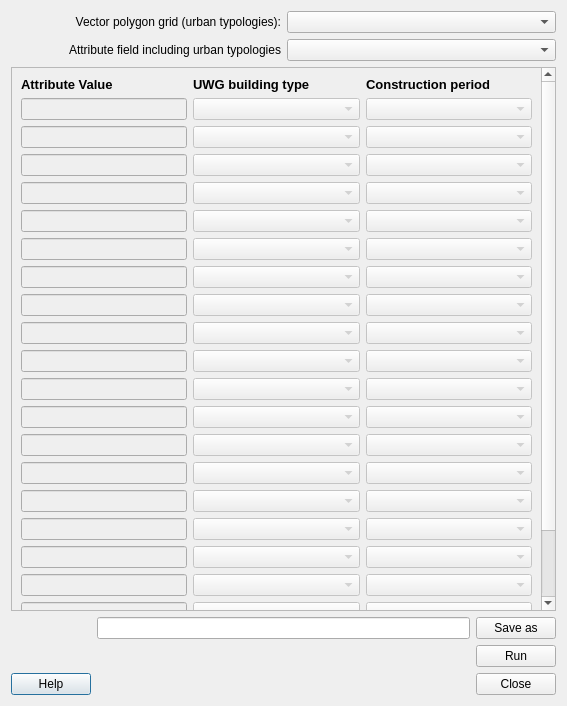
<?xml version="1.0" encoding="UTF-8"?>
<ui version="4.0">
 <class>uwg_reclassifierDialogBase</class>
 <widget class="QDialog" name="uwg_reclassifierDialogBase">
  <property name="geometry">
   <rect>
    <x>0</x>
    <y>0</y>
    <width>567</width>
    <height>706</height>
   </rect>
  </property>
  <property name="windowTitle">
   <string>UWG Reclassifier</string>
  </property>
  <layout class="QGridLayout" name="gridLayout_4">
   <item row="0" column="0">
    <layout class="QGridLayout" name="gridLayout_2">
     <item row="0" column="1">
      <widget class="QgsMapLayerComboBox" name="comboBoxVector">
       <property name="sizePolicy">
        <sizepolicy hsizetype="Preferred" vsizetype="Preferred">
         <horstretch>0</horstretch>
         <verstretch>0</verstretch>
        </sizepolicy>
       </property>
      </widget>
     </item>
     <item row="1" column="1">
      <widget class="QComboBox" name="comboBoxField">
       <property name="enabled">
        <bool>true</bool>
       </property>
       <property name="sizePolicy">
        <sizepolicy hsizetype="Preferred" vsizetype="Preferred">
         <horstretch>0</horstretch>
         <verstretch>0</verstretch>
        </sizepolicy>
       </property>
      </widget>
     </item>
     <item row="1" column="0">
      <widget class="QLabel" name="label_12">
       <property name="text">
        <string>Attribute field including urban typologies</string>
       </property>
       <property name="alignment">
        <set>Qt::AlignRight|Qt::AlignTrailing|Qt::AlignVCenter</set>
       </property>
      </widget>
     </item>
     <item row="0" column="0">
      <widget class="QLabel" name="label_11">
       <property name="text">
        <string>Vector polygon grid (urban typologies):</string>
       </property>
       <property name="alignment">
        <set>Qt::AlignRight|Qt::AlignTrailing|Qt::AlignVCenter</set>
       </property>
      </widget>
     </item>
    </layout>
   </item>
   <item row="2" column="0">
    <layout class="QGridLayout" name="gridLayout_3">
     <item row="3" column="0">
      <widget class="QPushButton" name="helpButton">
       <property name="text">
        <string>Help</string>
       </property>
      </widget>
     </item>
     <item row="2" column="2">
      <widget class="QPushButton" name="runButton">
       <property name="text">
        <string>Run</string>
       </property>
      </widget>
     </item>
     <item row="3" column="2">
      <widget class="QPushButton" name="closeButton">
       <property name="enabled">
        <bool>true</bool>
       </property>
       <property name="text">
        <string>Close</string>
       </property>
      </widget>
     </item>
     <item row="0" column="2">
      <widget class="QPushButton" name="pushButtonSave">
       <property name="text">
        <string>Save as</string>
       </property>
      </widget>
     </item>
     <item row="3" column="1">
      <spacer name="horizontalSpacer_2">
       <property name="orientation">
        <enum>Qt::Horizontal</enum>
       </property>
       <property name="sizeHint" stdset="0">
        <size>
         <width>40</width>
         <height>20</height>
        </size>
       </property>
      </spacer>
     </item>
     <item row="2" column="1">
      <spacer name="horizontalSpacer">
       <property name="orientation">
        <enum>Qt::Horizontal</enum>
       </property>
       <property name="sizeHint" stdset="0">
        <size>
         <width>40</width>
         <height>20</height>
        </size>
       </property>
      </spacer>
     </item>
     <item row="0" column="1">
      <widget class="QLineEdit" name="textOutput">
       <property name="sizePolicy">
        <sizepolicy hsizetype="Preferred" vsizetype="Preferred">
         <horstretch>0</horstretch>
         <verstretch>0</verstretch>
        </sizepolicy>
       </property>
      </widget>
     </item>
    </layout>
   </item>
   <item row="1" column="0">
    <widget class="QScrollArea" name="scrollArea">
     <property name="sizePolicy">
      <sizepolicy hsizetype="Expanding" vsizetype="Expanding">
       <horstretch>0</horstretch>
       <verstretch>0</verstretch>
      </sizepolicy>
     </property>
     <property name="widgetResizable">
      <bool>true</bool>
     </property>
     <widget class="QWidget" name="scrollAreaWidgetContents_2">
      <property name="geometry">
       <rect>
        <x>0</x>
        <y>0</y>
        <width>522</width>
        <height>654</height>
       </rect>
      </property>
      <layout class="QGridLayout" name="gridLayout">
       <item row="0" column="0">
        <layout class="QGridLayout" name="gridLayout_7">
         <item row="19" column="1">
          <widget class="QComboBox" name="comboBoxNew_18">
           <property name="enabled">
            <bool>false</bool>
           </property>
           <property name="sizePolicy">
            <sizepolicy hsizetype="Preferred" vsizetype="Preferred">
             <horstretch>0</horstretch>
             <verstretch>0</verstretch>
            </sizepolicy>
           </property>
          </widget>
         </item>
         <item row="0" column="2">
          <widget class="QLabel" name="label_10">
           <property name="font">
            <font>
             <pointsize>10</pointsize>
             <weight>75</weight>
             <bold>true</bold>
            </font>
           </property>
           <property name="text">
            <string>Construction period</string>
           </property>
          </widget>
         </item>
         <item row="17" column="0">
          <widget class="QLineEdit" name="lineEdit_16">
           <property name="enabled">
            <bool>false</bool>
           </property>
           <property name="sizePolicy">
            <sizepolicy hsizetype="Preferred" vsizetype="Preferred">
             <horstretch>0</horstretch>
             <verstretch>0</verstretch>
            </sizepolicy>
           </property>
          </widget>
         </item>
         <item row="6" column="0">
          <widget class="QLineEdit" name="lineEdit_5">
           <property name="enabled">
            <bool>false</bool>
           </property>
           <property name="sizePolicy">
            <sizepolicy hsizetype="Preferred" vsizetype="Preferred">
             <horstretch>0</horstretch>
             <verstretch>0</verstretch>
            </sizepolicy>
           </property>
          </widget>
         </item>
         <item row="6" column="1">
          <widget class="QComboBox" name="comboBoxNew_5">
           <property name="enabled">
            <bool>false</bool>
           </property>
           <property name="sizePolicy">
            <sizepolicy hsizetype="Preferred" vsizetype="Preferred">
             <horstretch>0</horstretch>
             <verstretch>0</verstretch>
            </sizepolicy>
           </property>
          </widget>
         </item>
         <item row="16" column="0">
          <widget class="QLineEdit" name="lineEdit_15">
           <property name="enabled">
            <bool>false</bool>
           </property>
           <property name="sizePolicy">
            <sizepolicy hsizetype="Preferred" vsizetype="Preferred">
             <horstretch>0</horstretch>
             <verstretch>0</verstretch>
            </sizepolicy>
           </property>
          </widget>
         </item>
         <item row="20" column="2">
          <widget class="QComboBox" name="comboBoxpPeriod_19">
           <property name="enabled">
            <bool>false</bool>
           </property>
           <property name="sizePolicy">
            <sizepolicy hsizetype="Preferred" vsizetype="Preferred">
             <horstretch>0</horstretch>
             <verstretch>0</verstretch>
            </sizepolicy>
           </property>
          </widget>
         </item>
         <item row="2" column="2">
          <widget class="QComboBox" name="comboBoxpPeriod_1">
           <property name="enabled">
            <bool>false</bool>
           </property>
           <property name="sizePolicy">
            <sizepolicy hsizetype="Preferred" vsizetype="Preferred">
             <horstretch>0</horstretch>
             <verstretch>0</verstretch>
            </sizepolicy>
           </property>
           <property name="toolTip">
            <string>pre80 = before 1980, pst80 = after 1980, New = recent</string>
           </property>
          </widget>
         </item>
         <item row="18" column="2">
          <widget class="QComboBox" name="comboBoxpPeriod_17">
           <property name="enabled">
            <bool>false</bool>
           </property>
           <property name="sizePolicy">
            <sizepolicy hsizetype="Preferred" vsizetype="Preferred">
             <horstretch>0</horstretch>
             <verstretch>0</verstretch>
            </sizepolicy>
           </property>
          </widget>
         </item>
         <item row="10" column="1">
          <widget class="QComboBox" name="comboBoxNew_9">
           <property name="enabled">
            <bool>false</bool>
           </property>
           <property name="sizePolicy">
            <sizepolicy hsizetype="Preferred" vsizetype="Preferred">
             <horstretch>0</horstretch>
             <verstretch>0</verstretch>
            </sizepolicy>
           </property>
          </widget>
         </item>
         <item row="15" column="0">
          <widget class="QLineEdit" name="lineEdit_14">
           <property name="enabled">
            <bool>false</bool>
           </property>
           <property name="sizePolicy">
            <sizepolicy hsizetype="Preferred" vsizetype="Preferred">
             <horstretch>0</horstretch>
             <verstretch>0</verstretch>
            </sizepolicy>
           </property>
          </widget>
         </item>
         <item row="2" column="1">
          <widget class="QComboBox" name="comboBoxNew_1">
           <property name="enabled">
            <bool>false</bool>
           </property>
           <property name="sizePolicy">
            <sizepolicy hsizetype="Preferred" vsizetype="Preferred">
             <horstretch>0</horstretch>
             <verstretch>0</verstretch>
            </sizepolicy>
           </property>
          </widget>
         </item>
         <item row="0" column="1">
          <widget class="QLabel" name="label_9">
           <property name="font">
            <font>
             <pointsize>10</pointsize>
             <weight>75</weight>
             <bold>true</bold>
            </font>
           </property>
           <property name="text">
            <string>UWG building type</string>
           </property>
          </widget>
         </item>
         <item row="15" column="2">
          <widget class="QComboBox" name="comboBoxpPeriod_14">
           <property name="enabled">
            <bool>false</bool>
           </property>
           <property name="sizePolicy">
            <sizepolicy hsizetype="Preferred" vsizetype="Preferred">
             <horstretch>0</horstretch>
             <verstretch>0</verstretch>
            </sizepolicy>
           </property>
          </widget>
         </item>
         <item row="17" column="1">
          <widget class="QComboBox" name="comboBoxNew_16">
           <property name="enabled">
            <bool>false</bool>
           </property>
           <property name="sizePolicy">
            <sizepolicy hsizetype="Preferred" vsizetype="Preferred">
             <horstretch>0</horstretch>
             <verstretch>0</verstretch>
            </sizepolicy>
           </property>
          </widget>
         </item>
         <item row="1" column="2">
          <widget class="QComboBox" name="comboBoxpPeriod_0">
           <property name="enabled">
            <bool>false</bool>
           </property>
           <property name="sizePolicy">
            <sizepolicy hsizetype="Preferred" vsizetype="Preferred">
             <horstretch>0</horstretch>
             <verstretch>0</verstretch>
            </sizepolicy>
           </property>
           <property name="toolTip">
            <string>pre80 = before 1980, pst80 = after 1980, New = recent</string>
           </property>
          </widget>
         </item>
         <item row="11" column="0">
          <widget class="QLineEdit" name="lineEdit_10">
           <property name="enabled">
            <bool>false</bool>
           </property>
           <property name="sizePolicy">
            <sizepolicy hsizetype="Preferred" vsizetype="Preferred">
             <horstretch>0</horstretch>
             <verstretch>0</verstretch>
            </sizepolicy>
           </property>
          </widget>
         </item>
         <item row="7" column="0">
          <widget class="QLineEdit" name="lineEdit_6">
           <property name="enabled">
            <bool>false</bool>
           </property>
           <property name="sizePolicy">
            <sizepolicy hsizetype="Preferred" vsizetype="Preferred">
             <horstretch>0</horstretch>
             <verstretch>0</verstretch>
            </sizepolicy>
           </property>
          </widget>
         </item>
         <item row="14" column="1">
          <widget class="QComboBox" name="comboBoxNew_13">
           <property name="enabled">
            <bool>false</bool>
           </property>
           <property name="sizePolicy">
            <sizepolicy hsizetype="Preferred" vsizetype="Preferred">
             <horstretch>0</horstretch>
             <verstretch>0</verstretch>
            </sizepolicy>
           </property>
          </widget>
         </item>
         <item row="7" column="2">
          <widget class="QComboBox" name="comboBoxpPeriod_6">
           <property name="enabled">
            <bool>false</bool>
           </property>
           <property name="sizePolicy">
            <sizepolicy hsizetype="Preferred" vsizetype="Preferred">
             <horstretch>0</horstretch>
             <verstretch>0</verstretch>
            </sizepolicy>
           </property>
          </widget>
         </item>
         <item row="21" column="1">
          <widget class="QComboBox" name="comboBoxNew_20">
           <property name="enabled">
            <bool>false</bool>
           </property>
           <property name="sizePolicy">
            <sizepolicy hsizetype="Preferred" vsizetype="Preferred">
             <horstretch>0</horstretch>
             <verstretch>0</verstretch>
            </sizepolicy>
           </property>
          </widget>
         </item>
         <item row="4" column="0">
          <widget class="QLineEdit" name="lineEdit_3">
           <property name="enabled">
            <bool>false</bool>
           </property>
           <property name="sizePolicy">
            <sizepolicy hsizetype="Preferred" vsizetype="Preferred">
             <horstretch>0</horstretch>
             <verstretch>0</verstretch>
            </sizepolicy>
           </property>
          </widget>
         </item>
         <item row="14" column="0">
          <widget class="QLineEdit" name="lineEdit_13">
           <property name="enabled">
            <bool>false</bool>
           </property>
           <property name="sizePolicy">
            <sizepolicy hsizetype="Preferred" vsizetype="Preferred">
             <horstretch>0</horstretch>
             <verstretch>0</verstretch>
            </sizepolicy>
           </property>
          </widget>
         </item>
         <item row="20" column="0">
          <widget class="QLineEdit" name="lineEdit_19">
           <property name="enabled">
            <bool>false</bool>
           </property>
           <property name="sizePolicy">
            <sizepolicy hsizetype="Preferred" vsizetype="Preferred">
             <horstretch>0</horstretch>
             <verstretch>0</verstretch>
            </sizepolicy>
           </property>
          </widget>
         </item>
         <item row="12" column="2">
          <widget class="QComboBox" name="comboBoxpPeriod_11">
           <property name="enabled">
            <bool>false</bool>
           </property>
           <property name="sizePolicy">
            <sizepolicy hsizetype="Preferred" vsizetype="Preferred">
             <horstretch>0</horstretch>
             <verstretch>0</verstretch>
            </sizepolicy>
           </property>
          </widget>
         </item>
         <item row="11" column="1">
          <widget class="QComboBox" name="comboBoxNew_10">
           <property name="enabled">
            <bool>false</bool>
           </property>
           <property name="sizePolicy">
            <sizepolicy hsizetype="Preferred" vsizetype="Preferred">
             <horstretch>0</horstretch>
             <verstretch>0</verstretch>
            </sizepolicy>
           </property>
          </widget>
         </item>
         <item row="13" column="0">
          <widget class="QLineEdit" name="lineEdit_12">
           <property name="enabled">
            <bool>false</bool>
           </property>
           <property name="sizePolicy">
            <sizepolicy hsizetype="Preferred" vsizetype="Preferred">
             <horstretch>0</horstretch>
             <verstretch>0</verstretch>
            </sizepolicy>
           </property>
          </widget>
         </item>
         <item row="19" column="2">
          <widget class="QComboBox" name="comboBoxpPeriod_18">
           <property name="enabled">
            <bool>false</bool>
           </property>
           <property name="sizePolicy">
            <sizepolicy hsizetype="Preferred" vsizetype="Preferred">
             <horstretch>0</horstretch>
             <verstretch>0</verstretch>
            </sizepolicy>
           </property>
          </widget>
         </item>
         <item row="3" column="1">
          <widget class="QComboBox" name="comboBoxNew_2">
           <property name="enabled">
            <bool>false</bool>
           </property>
           <property name="sizePolicy">
            <sizepolicy hsizetype="Preferred" vsizetype="Preferred">
             <horstretch>0</horstretch>
             <verstretch>0</verstretch>
            </sizepolicy>
           </property>
          </widget>
         </item>
         <item row="19" column="0">
          <widget class="QLineEdit" name="lineEdit_18">
           <property name="enabled">
            <bool>false</bool>
           </property>
           <property name="sizePolicy">
            <sizepolicy hsizetype="Preferred" vsizetype="Preferred">
             <horstretch>0</horstretch>
             <verstretch>0</verstretch>
            </sizepolicy>
           </property>
          </widget>
         </item>
         <item row="21" column="0">
          <widget class="QLineEdit" name="lineEdit_20">
           <property name="enabled">
            <bool>false</bool>
           </property>
           <property name="sizePolicy">
            <sizepolicy hsizetype="Preferred" vsizetype="Preferred">
             <horstretch>0</horstretch>
             <verstretch>0</verstretch>
            </sizepolicy>
           </property>
          </widget>
         </item>
         <item row="8" column="1">
          <widget class="QComboBox" name="comboBoxNew_7">
           <property name="enabled">
            <bool>false</bool>
           </property>
           <property name="sizePolicy">
            <sizepolicy hsizetype="Preferred" vsizetype="Preferred">
             <horstretch>0</horstretch>
             <verstretch>0</verstretch>
            </sizepolicy>
           </property>
          </widget>
         </item>
         <item row="21" column="2">
          <widget class="QComboBox" name="comboBoxpPeriod_20">
           <property name="enabled">
            <bool>false</bool>
           </property>
           <property name="sizePolicy">
            <sizepolicy hsizetype="Preferred" vsizetype="Preferred">
             <horstretch>0</horstretch>
             <verstretch>0</verstretch>
            </sizepolicy>
           </property>
          </widget>
         </item>
         <item row="0" column="0">
          <widget class="QLabel" name="label_8">
           <property name="font">
            <font>
             <pointsize>10</pointsize>
             <weight>75</weight>
             <bold>true</bold>
            </font>
           </property>
           <property name="text">
            <string>Attribute Value</string>
           </property>
          </widget>
         </item>
         <item row="16" column="1">
          <widget class="QComboBox" name="comboBoxNew_15">
           <property name="enabled">
            <bool>false</bool>
           </property>
           <property name="sizePolicy">
            <sizepolicy hsizetype="Preferred" vsizetype="Preferred">
             <horstretch>0</horstretch>
             <verstretch>0</verstretch>
            </sizepolicy>
           </property>
          </widget>
         </item>
         <item row="10" column="2">
          <widget class="QComboBox" name="comboBoxpPeriod_9">
           <property name="enabled">
            <bool>false</bool>
           </property>
           <property name="sizePolicy">
            <sizepolicy hsizetype="Preferred" vsizetype="Preferred">
             <horstretch>0</horstretch>
             <verstretch>0</verstretch>
            </sizepolicy>
           </property>
          </widget>
         </item>
         <item row="9" column="0">
          <widget class="QLineEdit" name="lineEdit_8">
           <property name="enabled">
            <bool>false</bool>
           </property>
           <property name="sizePolicy">
            <sizepolicy hsizetype="Preferred" vsizetype="Preferred">
             <horstretch>0</horstretch>
             <verstretch>0</verstretch>
            </sizepolicy>
           </property>
          </widget>
         </item>
         <item row="14" column="2">
          <widget class="QComboBox" name="comboBoxpPeriod_13">
           <property name="enabled">
            <bool>false</bool>
           </property>
           <property name="sizePolicy">
            <sizepolicy hsizetype="Preferred" vsizetype="Preferred">
             <horstretch>0</horstretch>
             <verstretch>0</verstretch>
            </sizepolicy>
           </property>
          </widget>
         </item>
         <item row="8" column="0">
          <widget class="QLineEdit" name="lineEdit_7">
           <property name="enabled">
            <bool>false</bool>
           </property>
           <property name="sizePolicy">
            <sizepolicy hsizetype="Preferred" vsizetype="Preferred">
             <horstretch>0</horstretch>
             <verstretch>0</verstretch>
            </sizepolicy>
           </property>
          </widget>
         </item>
         <item row="18" column="1">
          <widget class="QComboBox" name="comboBoxNew_17">
           <property name="enabled">
            <bool>false</bool>
           </property>
           <property name="sizePolicy">
            <sizepolicy hsizetype="Preferred" vsizetype="Preferred">
             <horstretch>0</horstretch>
             <verstretch>0</verstretch>
            </sizepolicy>
           </property>
          </widget>
         </item>
         <item row="12" column="1">
          <widget class="QComboBox" name="comboBoxNew_11">
           <property name="enabled">
            <bool>false</bool>
           </property>
           <property name="sizePolicy">
            <sizepolicy hsizetype="Preferred" vsizetype="Preferred">
             <horstretch>0</horstretch>
             <verstretch>0</verstretch>
            </sizepolicy>
           </property>
          </widget>
         </item>
         <item row="4" column="2">
          <widget class="QComboBox" name="comboBoxpPeriod_3">
           <property name="enabled">
            <bool>false</bool>
           </property>
           <property name="sizePolicy">
            <sizepolicy hsizetype="Preferred" vsizetype="Preferred">
             <horstretch>0</horstretch>
             <verstretch>0</verstretch>
            </sizepolicy>
           </property>
           <property name="toolTip">
            <string>pre80 = before 1980, pst80 = after 1980, New = recent</string>
           </property>
          </widget>
         </item>
         <item row="3" column="0">
          <widget class="QLineEdit" name="lineEdit_2">
           <property name="enabled">
            <bool>false</bool>
           </property>
           <property name="sizePolicy">
            <sizepolicy hsizetype="Preferred" vsizetype="Preferred">
             <horstretch>0</horstretch>
             <verstretch>0</verstretch>
            </sizepolicy>
           </property>
          </widget>
         </item>
         <item row="7" column="1">
          <widget class="QComboBox" name="comboBoxNew_6">
           <property name="enabled">
            <bool>false</bool>
           </property>
           <property name="sizePolicy">
            <sizepolicy hsizetype="Preferred" vsizetype="Preferred">
             <horstretch>0</horstretch>
             <verstretch>0</verstretch>
            </sizepolicy>
           </property>
          </widget>
         </item>
         <item row="11" column="2">
          <widget class="QComboBox" name="comboBoxpPeriod_10">
           <property name="enabled">
            <bool>false</bool>
           </property>
           <property name="sizePolicy">
            <sizepolicy hsizetype="Preferred" vsizetype="Preferred">
             <horstretch>0</horstretch>
             <verstretch>0</verstretch>
            </sizepolicy>
           </property>
          </widget>
         </item>
         <item row="10" column="0">
          <widget class="QLineEdit" name="lineEdit_9">
           <property name="enabled">
            <bool>false</bool>
           </property>
           <property name="sizePolicy">
            <sizepolicy hsizetype="Preferred" vsizetype="Preferred">
             <horstretch>0</horstretch>
             <verstretch>0</verstretch>
            </sizepolicy>
           </property>
          </widget>
         </item>
         <item row="18" column="0">
          <widget class="QLineEdit" name="lineEdit_17">
           <property name="enabled">
            <bool>false</bool>
           </property>
           <property name="sizePolicy">
            <sizepolicy hsizetype="Preferred" vsizetype="Preferred">
             <horstretch>0</horstretch>
             <verstretch>0</verstretch>
            </sizepolicy>
           </property>
          </widget>
         </item>
         <item row="9" column="1">
          <widget class="QComboBox" name="comboBoxNew_8">
           <property name="enabled">
            <bool>false</bool>
           </property>
           <property name="sizePolicy">
            <sizepolicy hsizetype="Preferred" vsizetype="Preferred">
             <horstretch>0</horstretch>
             <verstretch>0</verstretch>
            </sizepolicy>
           </property>
          </widget>
         </item>
         <item row="13" column="2">
          <widget class="QComboBox" name="comboBoxpPeriod_12">
           <property name="enabled">
            <bool>false</bool>
           </property>
           <property name="sizePolicy">
            <sizepolicy hsizetype="Preferred" vsizetype="Preferred">
             <horstretch>0</horstretch>
             <verstretch>0</verstretch>
            </sizepolicy>
           </property>
          </widget>
         </item>
         <item row="8" column="2">
          <widget class="QComboBox" name="comboBoxpPeriod_7">
           <property name="enabled">
            <bool>false</bool>
           </property>
           <property name="sizePolicy">
            <sizepolicy hsizetype="Preferred" vsizetype="Preferred">
             <horstretch>0</horstretch>
             <verstretch>0</verstretch>
            </sizepolicy>
           </property>
          </widget>
         </item>
         <item row="12" column="0">
          <widget class="QLineEdit" name="lineEdit_11">
           <property name="enabled">
            <bool>false</bool>
           </property>
           <property name="sizePolicy">
            <sizepolicy hsizetype="Preferred" vsizetype="Preferred">
             <horstretch>0</horstretch>
             <verstretch>0</verstretch>
            </sizepolicy>
           </property>
          </widget>
         </item>
         <item row="1" column="1">
          <widget class="QComboBox" name="comboBoxNew_0">
           <property name="enabled">
            <bool>false</bool>
           </property>
           <property name="sizePolicy">
            <sizepolicy hsizetype="Preferred" vsizetype="Preferred">
             <horstretch>0</horstretch>
             <verstretch>0</verstretch>
            </sizepolicy>
           </property>
          </widget>
         </item>
         <item row="2" column="0">
          <widget class="QLineEdit" name="lineEdit_1">
           <property name="enabled">
            <bool>false</bool>
           </property>
           <property name="sizePolicy">
            <sizepolicy hsizetype="Preferred" vsizetype="Preferred">
             <horstretch>0</horstretch>
             <verstretch>0</verstretch>
            </sizepolicy>
           </property>
          </widget>
         </item>
         <item row="15" column="1">
          <widget class="QComboBox" name="comboBoxNew_14">
           <property name="enabled">
            <bool>false</bool>
           </property>
           <property name="sizePolicy">
            <sizepolicy hsizetype="Preferred" vsizetype="Preferred">
             <horstretch>0</horstretch>
             <verstretch>0</verstretch>
            </sizepolicy>
           </property>
          </widget>
         </item>
         <item row="20" column="1">
          <widget class="QComboBox" name="comboBoxNew_19">
           <property name="enabled">
            <bool>false</bool>
           </property>
           <property name="sizePolicy">
            <sizepolicy hsizetype="Preferred" vsizetype="Preferred">
             <horstretch>0</horstretch>
             <verstretch>0</verstretch>
            </sizepolicy>
           </property>
          </widget>
         </item>
         <item row="9" column="2">
          <widget class="QComboBox" name="comboBoxpPeriod_8">
           <property name="enabled">
            <bool>false</bool>
           </property>
           <property name="sizePolicy">
            <sizepolicy hsizetype="Preferred" vsizetype="Preferred">
             <horstretch>0</horstretch>
             <verstretch>0</verstretch>
            </sizepolicy>
           </property>
          </widget>
         </item>
         <item row="16" column="2">
          <widget class="QComboBox" name="comboBoxpPeriod_15">
           <property name="enabled">
            <bool>false</bool>
           </property>
           <property name="sizePolicy">
            <sizepolicy hsizetype="Preferred" vsizetype="Preferred">
             <horstretch>0</horstretch>
             <verstretch>0</verstretch>
            </sizepolicy>
           </property>
          </widget>
         </item>
         <item row="1" column="0">
          <widget class="QLineEdit" name="lineEdit_0">
           <property name="enabled">
            <bool>false</bool>
           </property>
           <property name="sizePolicy">
            <sizepolicy hsizetype="Preferred" vsizetype="Preferred">
             <horstretch>0</horstretch>
             <verstretch>0</verstretch>
            </sizepolicy>
           </property>
          </widget>
         </item>
         <item row="17" column="2">
          <widget class="QComboBox" name="comboBoxpPeriod_16">
           <property name="enabled">
            <bool>false</bool>
           </property>
           <property name="sizePolicy">
            <sizepolicy hsizetype="Preferred" vsizetype="Preferred">
             <horstretch>0</horstretch>
             <verstretch>0</verstretch>
            </sizepolicy>
           </property>
          </widget>
         </item>
         <item row="3" column="2">
          <widget class="QComboBox" name="comboBoxpPeriod_2">
           <property name="enabled">
            <bool>false</bool>
           </property>
           <property name="sizePolicy">
            <sizepolicy hsizetype="Preferred" vsizetype="Preferred">
             <horstretch>0</horstretch>
             <verstretch>0</verstretch>
            </sizepolicy>
           </property>
           <property name="toolTip">
            <string>pre80 = before 1980, pst80 = after 1980, New = recent</string>
           </property>
          </widget>
         </item>
         <item row="5" column="0">
          <widget class="QLineEdit" name="lineEdit_4">
           <property name="enabled">
            <bool>false</bool>
           </property>
           <property name="sizePolicy">
            <sizepolicy hsizetype="Preferred" vsizetype="Preferred">
             <horstretch>0</horstretch>
             <verstretch>0</verstretch>
            </sizepolicy>
           </property>
          </widget>
         </item>
         <item row="13" column="1">
          <widget class="QComboBox" name="comboBoxNew_12">
           <property name="enabled">
            <bool>false</bool>
           </property>
           <property name="sizePolicy">
            <sizepolicy hsizetype="Preferred" vsizetype="Preferred">
             <horstretch>0</horstretch>
             <verstretch>0</verstretch>
            </sizepolicy>
           </property>
          </widget>
         </item>
         <item row="5" column="2">
          <widget class="QComboBox" name="comboBoxpPeriod_4">
           <property name="enabled">
            <bool>false</bool>
           </property>
           <property name="sizePolicy">
            <sizepolicy hsizetype="Preferred" vsizetype="Preferred">
             <horstretch>0</horstretch>
             <verstretch>0</verstretch>
            </sizepolicy>
           </property>
           <property name="toolTip">
            <string>pre80 = before 1980, pst80 = after 1980, New = recent</string>
           </property>
          </widget>
         </item>
         <item row="5" column="1">
          <widget class="QComboBox" name="comboBoxNew_4">
           <property name="enabled">
            <bool>false</bool>
           </property>
           <property name="sizePolicy">
            <sizepolicy hsizetype="Preferred" vsizetype="Preferred">
             <horstretch>0</horstretch>
             <verstretch>0</verstretch>
            </sizepolicy>
           </property>
          </widget>
         </item>
         <item row="4" column="1">
          <widget class="QComboBox" name="comboBoxNew_3">
           <property name="enabled">
            <bool>false</bool>
           </property>
           <property name="sizePolicy">
            <sizepolicy hsizetype="Preferred" vsizetype="Preferred">
             <horstretch>0</horstretch>
             <verstretch>0</verstretch>
            </sizepolicy>
           </property>
          </widget>
         </item>
         <item row="6" column="2">
          <widget class="QComboBox" name="comboBoxpPeriod_5">
           <property name="enabled">
            <bool>false</bool>
           </property>
           <property name="sizePolicy">
            <sizepolicy hsizetype="Preferred" vsizetype="Preferred">
             <horstretch>0</horstretch>
             <verstretch>0</verstretch>
            </sizepolicy>
           </property>
          </widget>
         </item>
        </layout>
       </item>
      </layout>
     </widget>
    </widget>
   </item>
  </layout>
 </widget>
 <customwidgets>
  <customwidget>
   <class>QgsMapLayerComboBox</class>
   <extends>QComboBox</extends>
   <header>qgsmaplayercombobox.h</header>
  </customwidget>
 </customwidgets>
 <resources/>
 <connections>
  <connection>
   <sender>closeButton</sender>
   <signal>clicked()</signal>
   <receiver>uwg_reclassifierDialogBase</receiver>
   <slot>accept()</slot>
   <hints>
    <hint type="sourcelabel">
     <x>508</x>
     <y>679</y>
    </hint>
    <hint type="destinationlabel">
     <x>283</x>
     <y>352</y>
    </hint>
   </hints>
  </connection>
 </connections>
</ui>
